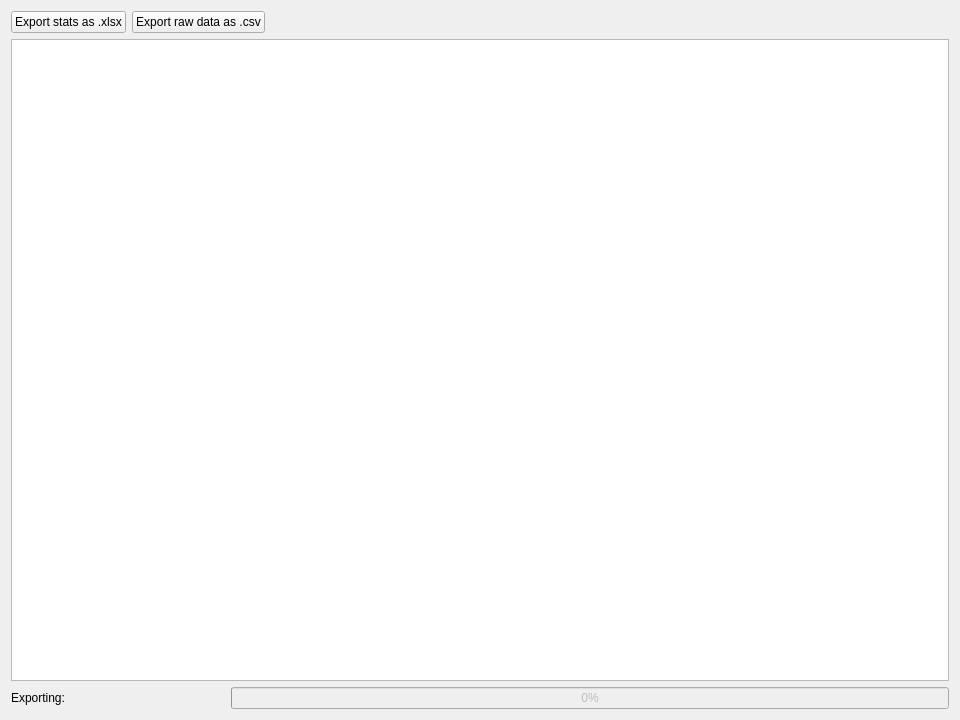
<?xml version="1.0" encoding="UTF-8"?>
<ui version="4.0">
 <class>Form</class>
 <widget class="QWidget" name="Form">
  <property name="geometry">
   <rect>
    <x>0</x>
    <y>0</y>
    <width>960</width>
    <height>720</height>
   </rect>
  </property>
  <property name="windowTitle">
   <string>Stats window</string>
  </property>
  <layout class="QVBoxLayout" name="verticalLayout">
   <item>
    <layout class="QHBoxLayout" name="horizontalLayout">
     <item>
      <widget class="QPushButton" name="exportStatsPB">
       <property name="text">
        <string>Export stats as .xlsx</string>
       </property>
      </widget>
     </item>
     <item>
      <widget class="QPushButton" name="exportDataPB">
       <property name="text">
        <string>Export raw data as .csv</string>
       </property>
      </widget>
     </item>
     <item>
      <spacer name="horizontalSpacer">
       <property name="orientation">
        <enum>Qt::Horizontal</enum>
       </property>
       <property name="sizeHint" stdset="0">
        <size>
         <width>40</width>
         <height>20</height>
        </size>
       </property>
      </spacer>
     </item>
    </layout>
   </item>
   <item>
    <widget class="QTableView" name="tableView">
     <property name="font">
      <font>
       <pointsize>8</pointsize>
      </font>
     </property>
     <property name="styleSheet">
      <string notr="true">QHeaderView::section { background-color:lightGray }</string>
     </property>
     <property name="editTriggers">
      <set>QAbstractItemView::NoEditTriggers</set>
     </property>
     <attribute name="horizontalHeaderDefaultSectionSize">
      <number>105</number>
     </attribute>
     <attribute name="verticalHeaderMinimumSectionSize">
      <number>25</number>
     </attribute>
     <attribute name="verticalHeaderDefaultSectionSize">
      <number>25</number>
     </attribute>
    </widget>
   </item>
   <item>
    <layout class="QHBoxLayout" name="horizontalLayout_2">
     <item>
      <widget class="QLabel" name="label">
       <property name="text">
        <string>Exporting: </string>
       </property>
      </widget>
     </item>
     <item>
      <widget class="QLabel" name="exportLabel">
       <property name="sizePolicy">
        <sizepolicy hsizetype="Fixed" vsizetype="Preferred">
         <horstretch>200</horstretch>
         <verstretch>0</verstretch>
        </sizepolicy>
       </property>
       <property name="minimumSize">
        <size>
         <width>150</width>
         <height>0</height>
        </size>
       </property>
       <property name="text">
        <string/>
       </property>
      </widget>
     </item>
     <item>
      <widget class="QProgressBar" name="progressBar">
       <property name="enabled">
        <bool>false</bool>
       </property>
       <property name="value">
        <number>0</number>
       </property>
      </widget>
     </item>
    </layout>
   </item>
  </layout>
 </widget>
 <resources/>
 <connections/>
</ui>
